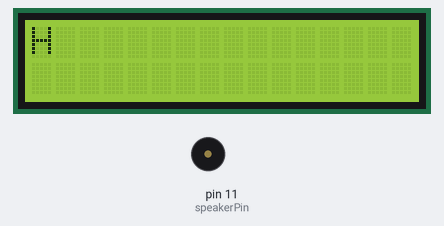
A sketch run on a simulated Arduino Uno, built with avr-gcc and run on an emulated ATmega328P. On the bench: 16×2 character LCD, buzzer (waves = sounding).

Above: at 0.22 s.
At 7.1 s:
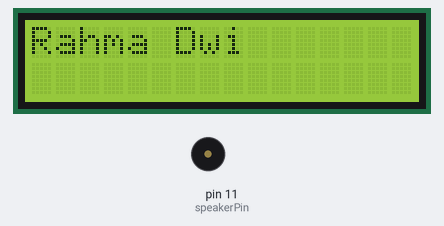
At 18.8 s:
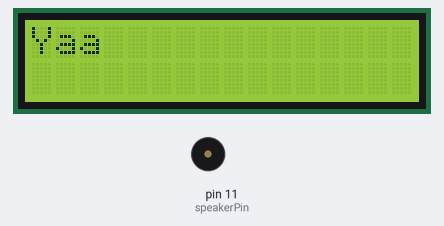
At 37.2 s:
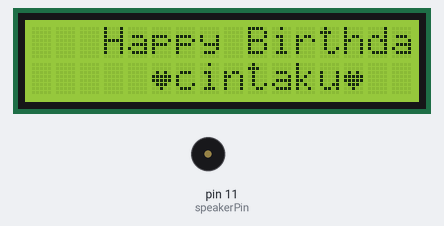
Timing chart, 0 to 40.0 s (numbered marks = the images above):
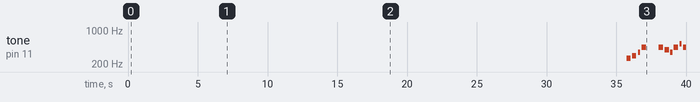

Measured:
- by itself, tone on pin 11 (speakerPin): plays 260 Hz for 0.28 s, 293 Hz for 0.28 s, 348 Hz for 0.16 s, 438 Hz for 0.32 s, 438 Hz for 0.32 s, 391 Hz for 0.32 s … (10 notes in this stretch)
- what the display in image 1 shows lasts 0.6 s, from 7.0 s to 7.6 s

The sketch:

habede.ino
```cpp
#include <Wire.h>
#include <LiquidCrystal_I2C.h>

const int col = 16;
const int row = 2;

const char message[] = "Happy Birthday!";
const char message2[] = "Rahma Dwi Maulia";
const char message3[] = "Putri";
const char message4[] = "Panjang Umur";
const char message5[] = "Sehat Selalu";
const char message6[] = "Yaa dah kepala 2";
const char message7[] = "dah bukan bocil";
const char message8[] = "Tambah Dewasa";
const char message9[] = "Lagi Kedepane";
const byte loveChar[8] = {
  0b00000,
  0b00000,
  0b01010,
  0b11111,
  0b11111,
  0b01110,
  0b00100,
  0b00000,
};


LiquidCrystal_I2C lcd(0x27, col, row);

int position = 0;
int position3 = 0;
int position4 = 0;
int position5 = 0;
int position6 = 0;
int position7 = 0;
int position8 = 0;
int position9 = 0;
int position10 = 0;
int position11 = 0;
int positionGeser1 = 0;
int positionGeser2 = 2;
int messageLength = strlen(message);
int messageLength2 = strlen(message2);
int messageLength3 = strlen(message3);
int messageLength4 = strlen(message4);
int messageLength5 = strlen(message5);
int messageLength6 = strlen(message6);
int messageLength7 = strlen(message7);
int messageLength8 = strlen(message8);
int messageLength9 = strlen(message9);
// tones
int speakerPin = 11;
int length = 102; // the number of notes
char notes[] = "CDFA AGFAcA AGFGAGF FGAGF FGGGAG CDFA AGFAcA AGFGAGF FGAGF FGGGAG GFDGAGFDGAGF DGAGAcccGADGAGF FGGGAc"; //juga kalung hati

int beats[] = {16,16,8,16,8,16,16,8,16,8,16, //hari ini hari yang kau tunggu
                4,16,16,8,8,8,8,16,4,8,8,8,8,16, 4,8,8,16,8,16,24, //bertambah satu tahun usiamu bahagialah selalu
                4,16,16,8,16,8,16,16,8,16,8,16, //yang kuberi bukan jam dan cincin
                4,16,16,8,8,8,8,16,4,8,8,8,8,16, 4,8,24,8,24,16,16,16, //bukan seikat bunga atau puisi juga kalung hati
                24,24,8,8,8,8,24,8,8,8,8,24, //maaf bukannya pelit atau gak mau
                2,8,8,8,8,24,8,8,8,16,24,8,16,8,8,24, //ngemodal dikit yang ingin aku beri padamu
                2,8,24,24,16,24,24,32 //doa setulus hati
                };
int tempo = 90;

void playTone(int tone, int duration) {

  for (long i = 0; i < duration * 1000L; i += tone * 2) {
    digitalWrite(speakerPin, HIGH);
    delayMicroseconds(tone);
    digitalWrite(speakerPin, LOW);
    delayMicroseconds(tone);
  }
}
void playNote(char note, int duration) {

  char names[] = {'C', 'D', 'E', 'F', 'G', 'A', 'B',
                  'c', 'd', 'e', 'f', 'g', 'a', 'b',
                  'x', 'y' };

  int tones[] = { 1915, 1700, 1519, 1432, 1275, 1136, 1014,
                  956,  834,  765,  593,  468,  346,  224,
                  655 , 715 };
  int SPEE = 5;
  // play the tone corresponding to the note name
  for (int i = 0; i < 17; i++) {
    if (names[i] == note) {
      int newduration = duration/SPEE;
      playTone(tones[i], newduration);
    }
  }
}


void setup() {
  lcd.init();
  lcd.backlight();
  // lcd.clear();
  lcd.createChar(0, loveChar);
  // tones
  pinMode(speakerPin, OUTPUT);
}

void loop() {
  // lcd
  lcd.clear();
  while (position < messageLength) {
    lcd.setCursor(position, 0);
    lcd.print(message[position]);

    position++;
    delay(300);
  }
  lcd.clear();
  while (position3 < messageLength2) {
    lcd.setCursor(position3, 0);
    lcd.print(message2[position3]);
    position3++;
    delay(300);
  }
  while (position4 < messageLength3) {
    lcd.setCursor(position4, 1);
    lcd.print(message3[position4]);
    position4++;
    delay(300);
  }
  lcd.clear();
  while (position6 < messageLength4) {
    lcd.setCursor(position6, 0);
    lcd.print(message4[position6]);
    position6++;
    delay(300);
  }
  while (position7 < messageLength5) {
    lcd.setCursor(position7, 1);
    lcd.print(message5[position7]);
    position7++;
    delay(300);
  }
 lcd.clear();
  while (position8 < messageLength6) {
    lcd.setCursor(position8, 0);
    lcd.print(message6[position8]);
    position8++;
    delay(300);
  }
  while (position9 < messageLength7) {
    lcd.setCursor(position9, 1);
    lcd.print(message7[position9]);
    position9++;
    delay(300);
  }
  lcd.clear();
  while (position10 < messageLength8) {
    lcd.setCursor(position10, 0);
    lcd.print(message8[position10]);
    position10++;
    delay(300);
  }
  while (position11 < messageLength9) {
    lcd.setCursor(position11, 1);
    lcd.print(message9[position11]);
    position11++;
    delay(300);
  }
  // lcd.clear();
  // lcd.setCursor(position5, 0);
  // lcd.print("semoga panjang umur sehat selalu");

  // position += 1;

  // if(position >= col){
  //   lcd.scrollDisplayLeft();
  // }
  delay(300);

  // tones
 for (int i = 0; i < length; i++) {
    // Memainkan nada
    if (notes[i] == ' ') {
      delay(beats[i] * tempo); // istirahat
    } else {
      playNote(notes[i], beats[i] * tempo);
    }

    lcd.clear();
    lcd.setCursor(positionGeser1, 0);
    lcd.print("Happy Birthday");
    lcd.setCursor(positionGeser2, 1);
    lcd.write((byte)0);
    lcd.print("cintaku");
    lcd.write((byte)0);

    positionGeser1 += 1;
    positionGeser2 += 1;

    if(positionGeser1 < 0 || positionGeser1 >= col || positionGeser2 < 0 || positionGeser2 >= col){
      positionGeser1 = 0;
      positionGeser2 = 2;
    }
    // pause between notes
    delay(tempo);
  }
}

// https://www.youtube.com/watch?v=DLDSK0nJUoI

// 1 2 46 65 4 6  ! 6
// 6  5  4  5 6  5 4  5654  4 5 5 5  6  5
// 1 246 6 5 4 6  ! 6
// 6 5 4 5 6 5 4 5654 45 5 5 65


// C D FA AG F A  c A
// A G F G A G F GAGF FG G G AG
// C DFA A G F A  c A
// A G F G A G F GAGF FG G G AG
// G F DGA G F D G A G F
```
